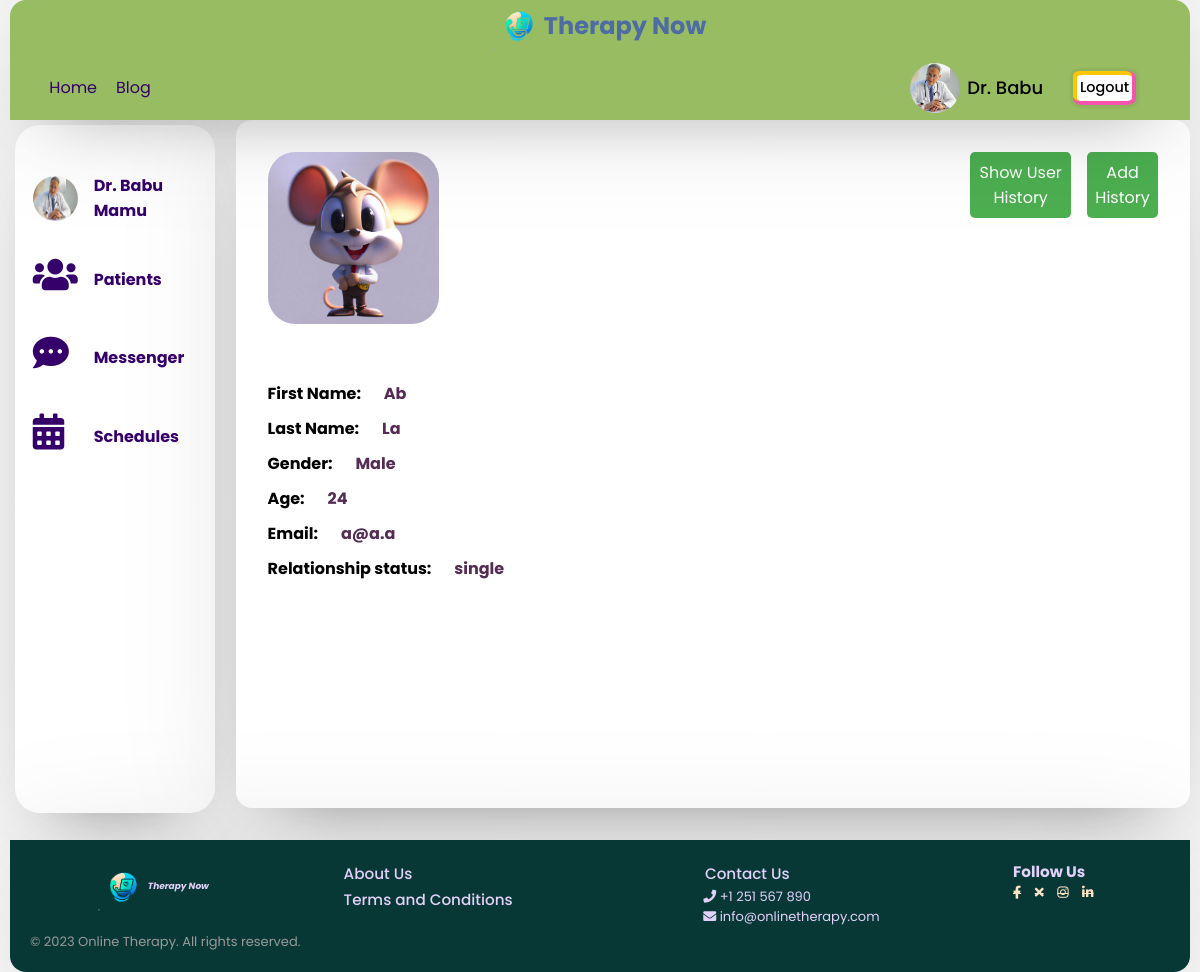
The page /profile.php?user_id=1344336179&link=user_profile (signed in) on the database its author committed.
### tables this page shows
CREATE TABLE `therapist` (
  `unique_id` int(11) NOT NULL,
  `fname` text NOT NULL,
  `lname` text NOT NULL,
  `email` text NOT NULL,
  `password` text NOT NULL,
  `specialization` text DEFAULT NULL,
  `img` text DEFAULT NULL,
  `phone` text DEFAULT NULL,
  `status` text DEFAULT NULL,
  `r_date` date DEFAULT curdate(),
  `r_time` time DEFAULT curtime(),
  `gender` varchar(30) NOT NULL,
  `birthDate` int(11) NOT NULL
);

CREATE TABLE `users` (
  `user_id` int(11) NOT NULL,
  `unique_id` int(255) NOT NULL,
  `fname` varchar(255) NOT NULL,
  `lname` varchar(255) NOT NULL,
  `email` varchar(255) NOT NULL,
  `password` varchar(255) NOT NULL,
  `img` varchar(255) NOT NULL,
  `status` varchar(255) NOT NULL,
  `gender` varchar(10) DEFAULT NULL,
  `birthdate` date DEFAULT NULL,
  `relationship` varchar(100) DEFAULT NULL,
  `r_date` date DEFAULT curdate(),
  `r_time` time DEFAULT curtime()
);

### profile/profile.php (the view, shortened to what this page needs)
<?php
if (isset($_GET['user_id'])) {
    $user_id = $_GET['user_id'];
    $sql_p2 = mysqli_query($conn, "SELECT * FROM users WHERE unique_id = {$user_id}");
}
$sql_d = mysqli_query($conn, "SELECT * FROM therapist WHERE unique_id = {$_SESSION['unique_id']}");
$_doc = false;
$_user = false;
$user_profile = false;
if (mysqli_num_rows($sql_d) > 0) {
    $_doc = true;
    $_user = false;
    if (isset($_GET['link']) and $_GET['link'] == 'user_profile') {
        $user_profile = true;
    } else {
        $user_profile = false;
    }
} else {
    $_doc = false;
    $_user = true;
}
if ($_doc and !$user_profile) {
?>
    <div class="right">
        <img src="php/images/<?php echo $row['img']; ?>" alt="">
        <h2><?= $row['fname'] . '  ' . $row['lname'] ?></h2>
        <ul>
            <li><strong>Specialty:</strong> Psychiatrist</li>
            <li><strong>Location:</strong> Addis Ababa</li>
            <li><strong>Rating:</strong> 4.9/5</li>
            <li><strong>Bio:</strong> <?= $row['fname'] . '  ' ?> is a licensed and experienced psychiatrist who provides
                compassionate and effective mental health care to his patients. He specializes in treating anxiety,
                depression, bipolar disorder, and PTSD. He also offers online counseling and telemedicine services.</li>
        </ul>
    </div>
<?php
} elseif ($_user or $_doc) {
    if ($_doc) {
        $row = mysqli_fetch_assoc($sql_p2);
    }
?>
    <div class="right prof">
        <?php
        $birthdate = new DateTime($row['birthdate']);
        $today = new DateTime('today');
        $age = $birthdate->diff($today)->y;
        ?>
        <div class="rightleft">
            <img src="php/images/<?php echo $row['img']; ?>" alt="">
            <ul>
                <br><br>
                <li><strong>First Name: </strong> <span><?= $row['fname'] ?> </span></li>
                <li><strong>Last Name: </strong> <span><?= $row['lname'] ?></span></li>
                <li><strong>Gender: </strong> <span><?= $row['gender'] ?></span></li>
                <li><strong>Age: </strong> <span><?= $age ?></span></li>
                <li><strong>Email: </strong> <span><?= $row['email'] ?></span></li>
                <li><strong>Relationship status: </strong> <span><?= $row['relationship'] ?></span></li>
            </ul>
        </div>
        <?php if (mysqli_num_rows($sql_d) > 0) { ?>
                <div class="righright">
                <div class="buttons">
                    <button class="addHis">Add History</button>
                    <button class="showHis">Show User History</button>
                </div>
            </div>
            <?php    } ?>
    </div>
<?php
}
?>

### header.php (shortened to what this page needs)
<div id="header-container">
    <div class="logo">
        <a href="index.php">
            <img src="img/logo.png" alt="">
            <h1>Therapy Now</h1>
        </a>
    </div>
    <header>
        <div class="navigation-menu">
            <div class="navigation-links">
                <a href="index.php">Home</a>
                <a href="blog.php">Blog</a>
            </div>
        </div>
        <?php require_once "php/config.php";
        if (!isset($_SESSION['unique_id'])) { ?>
            <div class="user-buttons c d">
                <a href="signup.php">Sign up</a>
                <a href="login.php">Log in</a>
            </div>
       <?php }else {
            $sql = mysqli_query($conn, "SELECT * FROM users WHERE unique_id = {$_SESSION['unique_id']}");
            if (mysqli_num_rows($sql) > 0) {
                $row = mysqli_fetch_assoc($sql);
            } else {
                $sql = mysqli_query($conn, "SELECT * FROM therapist WHERE unique_id = {$_SESSION['unique_id']}");
                $row = mysqli_fetch_assoc($sql);
            } ?>
            <div class="user-buttons user-profile c">
                <a href="profile.php" class="pro_link">
                    <img src="php/images/<?php echo $row['img']; ?>" alt="">
                    <span><?php echo $row['fname'] ?></span>
                </a>
                <a href="php/logout.php?logout_id=<?php echo $row['unique_id']; ?>" class="logout">Logout</a>
            </div>
    <?php } ?>
    </header>
</div>

### profile/sidebar.php (shortened to what this page needs)
<div class="left">
    <?php
    $sql = mysqli_query($conn, "SELECT * FROM therapist WHERE unique_id ={$_SESSION['unique_id']} ");
    if (mysqli_num_rows($sql) > 0) {
    ?>
    <a href="profile.php?link=profile">
        <img src="php/images/<?php echo $row['img']; ?>" alt="">
        <p><?= $row['fname'] . " " . $row['lname'] ?></p>
    </a>
    <a href="profile.php?link=patient">
        <span><i class="fas fa-solid fa-users"></i></span>
        <p>Patients</p>
    </a>
    <?php
    }
    ?>
    <a href="profile.php?link=message">
        <span><i class="fas fa-solid fa-comment-dots"></i></span>
        <p>Messenger</p>
    </a>
    <a href="profile.php?link=schedule">
        <span><i class="fas fa-solid fa-calendar-alt"></i></span>
        <p>Schedules</p>
    </a>
</div>

### style.css (style rules this page uses)
* { margin: 0; padding: 0; box-sizing: border-box; text-decoration: none; font-family: 'Poppins', sans-serif; }
body { display: flex; flex-direction: column; align-items: center; justify-content: space-between; min-height: 100vh; background: #f7f7f7; padding: 0 10px; }
.wrapper, #header-container, footer { box-shadow: 0 0 128px 0 rgba(0, 0, 0, 0.1), 0 32px 64px -48px rgba(0, 0, 0, 0.5); }
#header-container, footer { background-color: #fff; }
img { width: 50px; height: 50px; }
#header-container .logo img { width: 50px; }
#header-container .logo h1 { color: #4E6BA4; }
#header-container { z-index: 1; background-color: #97BC62; display: flex; align-items: center; justify-content: space-around; width: 100%; height: 120px; position: sticky; top: 0; left: 0; flex-direction: column; border-top-left-radius: 16px; border-top-right-radius: 16px; }
#header-container header { display: flex; align-items: center; justify-content: space-around; display: flex; width: 100%; height: auto; flex-grow: 1; }
#header-container .navigation-menu { flex-grow: 0.5; width: 100%; margin-left: 2em; }
#header-container a { margin: 1%; }
#header-container .c a { text-align: center; cursor: pointer; text-decoration: none; color: #000; background: #fff; margin: 10px; border-radius: 10%; padding: 0.2em; font-size: 0.9em; font-weight: 500; box-shadow: rgb(255, 198, 0) -2px -2px 0px 2px, rgb(246, 84, 174) 0px 0px 0px 4px, rgba(0, 0, 0, 0.05) 0px 0px 2px 7px; transition: all 0.2s; }
#header-container .c a.pro_link { display: flex; align-items: center; background: none; bottom: none; box-shadow: none; min-width: 150px; max-width: 150px; margin-left: 0; }
#header-container .user-profile { display: flex; width: 50%; align-items: center; justify-content: flex-end; margin-right: 3em; }
#header-container .user-profile img { object-fit: cover; border-radius: 50%; height: 50px; width: 50px; }
#header-container .user-profile span { font-size: 18px; font-weight: 500; color: #000; margin-left: 5%; }
#header-container .logo a { margin: 0; padding: 0; display: flex; color: #333; align-items: center; }
.navigation-menu { flex-grow: 0.5; width: 100%; margin-left: 2em; }
a { margin: 1%; }
.c a { text-align: center; cursor: pointer; text-decoration: none; color: #000; background: #fff; margin: 10px; border-radius: 10%; padding: 0.2em; font-size: 0.9em; font-weight: 500; box-shadow: rgb(255, 198, 0) -2px -2px 0px 2px, rgb(246, 84, 174) 0px 0px 0px 4px, rgba(0, 0, 0, 0.05) 0px 0px 2px 7px; transition: all 0.2s; }
.c a.pro_link { display: flex; align-items: center; background: none; bottom: none; box-shadow: none; min-width: 150px; max-width: 150px; margin-left: 0; }
#header-container .logo a { font-size: clamp(0.75em, 1vw, 2vw); margin: 0; padding: 0; display: flex; color: #333; }
.profile-container .left { max-width: 350px; flex-grow: 1; width: 40%; height: 86vh; margin: 5px; padding: 1em; display: flex; flex-direction: column; background: #fff; border-radius: 25px; box-shadow: 0 0 128px 0 rgba(0, 0, 0, 0.1), 0 32px 64px -48px rgba(0, 0, 0, 0.5); }
.profile-container .left { width:min-content; }
.profile-container .left a { text-decoration: none; font-size: medium; margin-top: 2em; font-weight: bold; width: 100%; border-radius: 16px; display: flex; align-items: center; padding-right: 1em; gap: 1em; }
.profile-container .left a :first-child { border-radius: 50%; height: 45px; width: 45px; font-size: 1.5em; }
.profile-container .right { max-height: 86vh; overflow: auto; flex-grow: 2; padding: 2em; display: flex; flex-direction: column; gap: 1em; border-radius: 25px; background: #fff; border-radius: 16px; box-shadow: 0 0 128px 0 rgba(0, 0, 0, 0.1), 0 32px 64px -48px rgba(0, 0, 0, 0.5); }
.profile-container .right img { border-radius: 16%; width: 25%; height: auto; }
.profile-container .right ul { list-style-type: none; flex-grow: 2; }
.profile-container .right li { margin-bottom: 10px; }
.profile-container .right span { margin-left: 2vmin; color: #542B53; font-weight: 700; }
h1 { color: green; }
a { color: #36006b; }

### rows shown on the page
therapist: img (picture), fname "Dr. Babu", lname "Mamu"
users: img (picture), fname "Ab", lname "La", gender "Male", birthdate "24", email "a@a.a", relationship "single"
